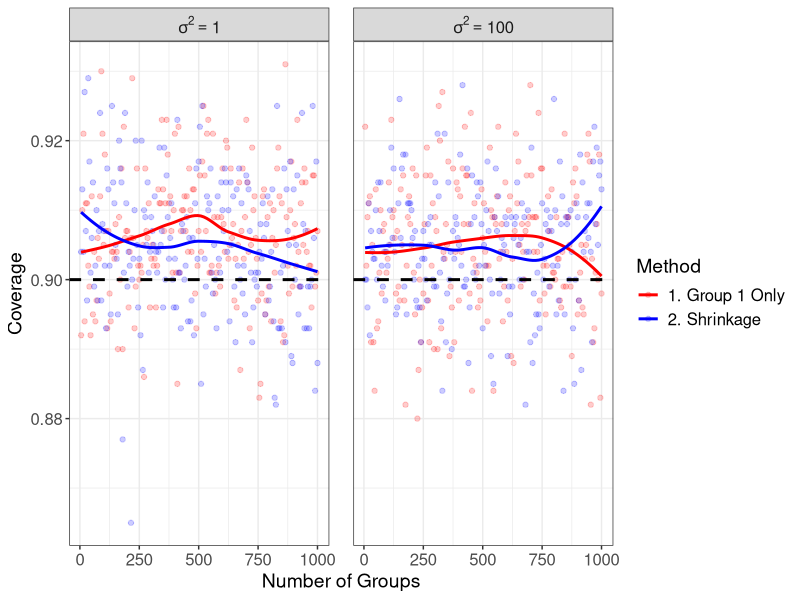

This chart was generated by the following R code:
# Coverage plots for shrinkage methods

library(tidyverse)
library(data.table)

# Create theme
paper_theme <- theme_bw() +
  theme(plot.title = element_text(hjust = 0.5, size = 16),
        plot.subtitle = element_text(hjust = 0.5, size = 14),
        legend.title = element_text(size = 14),
        axis.title = element_text(size = 14),
        legend.text = element_text(size = 12),
        axis.text = element_text(size = 12),
        strip.text = element_text(size = 12),
        panel.spacing = unit(1.2, "lines"))

# Read in data
method_1 <- fread(file = "sim_data/section_5/method_1.csv") %>%
  mutate(Method = "1. Group 1 Only")

method_2 <- fread(file = "sim_data/section_5/method_2.csv") %>%
  mutate(Method = "2. Shrinkage")

# Merge results across methods
results <- rbind(method_1, method_2)

########################
##### Create plots #####
########################

coverage_resid <- results %>%
  mutate(sigma_sq = factor(sigma_sq, levels = c(1, 100),
                           labels = c("sigma^2==1", "sigma^2==100"))) %>%
  ggplot(aes(x = k, y = coverage, col = Method)) +
  facet_grid(. ~ sigma_sq, labeller = label_parsed) +
  geom_point(alpha = 0.2) +
  geom_smooth(method = "loess", formula = y ~ x, se = F) +
  geom_hline(yintercept = 0.9, lty = "dashed", size = 1) +
  scale_color_manual(values = c("red", "blue")) +
  labs(y = "Coverage",
       x = "Number of Groups") +
  paper_theme +
  theme(plot.title = NULL,
        plot.subtitle = NULL)

######################
##### Save plots #####
######################

ggsave(plot = coverage_resid,
       filename = "sim_figures/section_5/shrinkage_cov.pdf",
       width = 8.5, height = 3)
